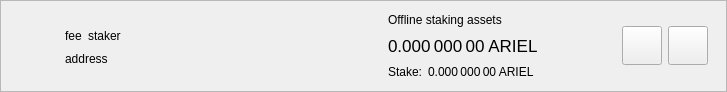
<?xml version="1.0" encoding="UTF-8"?>
<ui version="4.0">
 <class>DelegationItemWidget</class>
 <widget class="QWidget" name="DelegationItemWidget">
  <property name="geometry">
   <rect>
    <x>0</x>
    <y>0</y>
    <width>727</width>
    <height>92</height>
   </rect>
  </property>
  <property name="sizePolicy">
   <sizepolicy hsizetype="Preferred" vsizetype="Maximum">
    <horstretch>0</horstretch>
    <verstretch>0</verstretch>
   </sizepolicy>
  </property>
  <property name="windowTitle">
   <string>Form</string>
  </property>
  <layout class="QVBoxLayout" name="verticalLayout_2">
   <property name="spacing">
    <number>0</number>
   </property>
   <property name="leftMargin">
    <number>0</number>
   </property>
   <property name="topMargin">
    <number>0</number>
   </property>
   <property name="rightMargin">
    <number>0</number>
   </property>
   <property name="bottomMargin">
    <number>0</number>
   </property>
   <item>
    <widget class="QFrame" name="delegationItemFrame">
     <property name="frameShape">
      <enum>QFrame::StyledPanel</enum>
     </property>
     <property name="frameShadow">
      <enum>QFrame::Raised</enum>
     </property>
     <layout class="QHBoxLayout" name="horizontalLayout">
      <property name="topMargin">
       <number>0</number>
      </property>
      <property name="bottomMargin">
       <number>0</number>
      </property>
      <item>
       <widget class="QLabel" name="delegationLogo">
        <property name="sizePolicy">
         <sizepolicy hsizetype="Fixed" vsizetype="Fixed">
          <horstretch>0</horstretch>
          <verstretch>0</verstretch>
         </sizepolicy>
        </property>
        <property name="minimumSize">
         <size>
          <width>40</width>
          <height>40</height>
         </size>
        </property>
        <property name="alignment">
         <set>Qt::AlignCenter</set>
        </property>
       </widget>
      </item>
      <item>
       <widget class="QStackedWidget" name="stackedWidget">
        <property name="currentIndex">
         <number>0</number>
        </property>
        <widget class="QWidget" name="page">
         <layout class="QHBoxLayout" name="horizontalLayout_4">
          <item>
           <layout class="QHBoxLayout" name="horizontalLayout_3">
            <item>
             <layout class="QVBoxLayout" name="verticalLayout">
              <property name="rightMargin">
               <number>15</number>
              </property>
              <item>
               <spacer name="verticalSpacer_2">
                <property name="orientation">
                 <enum>Qt::Vertical</enum>
                </property>
                <property name="sizeHint" stdset="0">
                 <size>
                  <width>20</width>
                  <height>0</height>
                 </size>
                </property>
               </spacer>
              </item>
              <item alignment="Qt::AlignLeft">
               <widget class="QWidget" name="widgetDelegation" native="true">
                <property name="minimumSize">
                 <size>
                  <width>280</width>
                  <height>0</height>
                 </size>
                </property>
                <layout class="QHBoxLayout" name="horizontalLayout_2" stretch="0,0,1">
                 <property name="leftMargin">
                  <number>0</number>
                 </property>
                 <property name="topMargin">
                  <number>0</number>
                 </property>
                 <property name="rightMargin">
                  <number>0</number>
                 </property>
                 <property name="bottomMargin">
                  <number>0</number>
                 </property>
                 <item alignment="Qt::AlignLeft">
                  <widget class="QLabel" name="labelFee">
                   <property name="text">
                    <string>fee</string>
                   </property>
                   <property name="textInteractionFlags">
                    <set>Qt::LinksAccessibleByMouse|Qt::TextSelectableByMouse</set>
                   </property>
                  </widget>
                 </item>
                 <item alignment="Qt::AlignLeft">
                  <widget class="QLabel" name="labelStaker">
                   <property name="text">
                    <string>staker</string>
                   </property>
                   <property name="textInteractionFlags">
                    <set>Qt::LinksAccessibleByMouse|Qt::TextSelectableByMouse</set>
                   </property>
                  </widget>
                 </item>
                 <item>
                  <spacer name="horizontalSpacer">
                   <property name="orientation">
                    <enum>Qt::Horizontal</enum>
                   </property>
                   <property name="sizeType">
                    <enum>QSizePolicy::Minimum</enum>
                   </property>
                   <property name="sizeHint" stdset="0">
                    <size>
                     <width>0</width>
                     <height>20</height>
                    </size>
                   </property>
                  </spacer>
                 </item>
                </layout>
               </widget>
              </item>
              <item alignment="Qt::AlignLeft">
               <widget class="QLabel" name="labelAddress">
                <property name="text">
                 <string>address</string>
                </property>
                <property name="textInteractionFlags">
                 <set>Qt::LinksAccessibleByMouse|Qt::TextSelectableByMouse</set>
                </property>
               </widget>
              </item>
              <item>
               <spacer name="verticalSpacer">
                <property name="orientation">
                 <enum>Qt::Vertical</enum>
                </property>
                <property name="sizeHint" stdset="0">
                 <size>
                  <width>20</width>
                  <height>0</height>
                 </size>
                </property>
               </spacer>
              </item>
             </layout>
            </item>
            <item>
             <widget class="QWidget" name="vLineAssets" native="true">
              <property name="minimumSize">
               <size>
                <width>1</width>
                <height>0</height>
               </size>
              </property>
             </widget>
            </item>
            <item>
             <widget class="QWidget" name="widgetStakingAssets" native="true">
              <property name="sizePolicy">
               <sizepolicy hsizetype="Minimum" vsizetype="Preferred">
                <horstretch>0</horstretch>
                <verstretch>0</verstretch>
               </sizepolicy>
              </property>
              <layout class="QVBoxLayout" name="verticalLayout_3">
               <property name="leftMargin">
                <number>15</number>
               </property>
               <property name="topMargin">
                <number>0</number>
               </property>
               <property name="rightMargin">
                <number>15</number>
               </property>
               <property name="bottomMargin">
                <number>0</number>
               </property>
               <item>
                <widget class="QLabel" name="labelAssetsText">
                 <property name="text">
                  <string>Offline staking assets</string>
                 </property>
                 <property name="alignment">
                  <set>Qt::AlignLeading|Qt::AlignLeft|Qt::AlignVCenter</set>
                 </property>
                </widget>
               </item>
               <item>
                <widget class="QLabel" name="labelAssets">
                 <property name="font">
                  <font>
                   <pointsize>13</pointsize>
                  </font>
                 </property>
                 <property name="cursor">
                  <cursorShape>IBeamCursor</cursorShape>
                 </property>
                 <property name="toolTip">
                  <string>Your current spendable balance</string>
                 </property>
                 <property name="text">
                  <string notr="true">0.000 000 00 ARIEL</string>
                 </property>
                 <property name="alignment">
                  <set>Qt::AlignLeading|Qt::AlignLeft|Qt::AlignVCenter</set>
                 </property>
                 <property name="textInteractionFlags">
                  <set>Qt::LinksAccessibleByMouse|Qt::TextSelectableByMouse</set>
                 </property>
                </widget>
               </item>
               <item>
                <layout class="QHBoxLayout" name="horizontalLayout_6">
                 <property name="spacing">
                  <number>6</number>
                 </property>
                 <item>
                  <widget class="QLabel" name="labelStakeText">
                   <property name="sizePolicy">
                    <sizepolicy hsizetype="Maximum" vsizetype="Preferred">
                     <horstretch>0</horstretch>
                     <verstretch>0</verstretch>
                    </sizepolicy>
                   </property>
                   <property name="text">
                    <string>Stake:</string>
                   </property>
                   <property name="alignment">
                    <set>Qt::AlignLeading|Qt::AlignLeft|Qt::AlignVCenter</set>
                   </property>
                  </widget>
                 </item>
                 <item>
                  <widget class="QLabel" name="labelStake">
                   <property name="text">
                    <string>0.000 000 00 ARIEL</string>
                   </property>
                   <property name="alignment">
                    <set>Qt::AlignLeading|Qt::AlignLeft|Qt::AlignVCenter</set>
                   </property>
                   <property name="textInteractionFlags">
                    <set>Qt::LinksAccessibleByMouse|Qt::TextSelectableByMouse</set>
                   </property>
                  </widget>
                 </item>
                 <item>
                  <spacer name="horizontalSpacer_4">
                   <property name="orientation">
                    <enum>Qt::Horizontal</enum>
                   </property>
                   <property name="sizeType">
                    <enum>QSizePolicy::Minimum</enum>
                   </property>
                   <property name="sizeHint" stdset="0">
                    <size>
                     <width>0</width>
                     <height>0</height>
                    </size>
                   </property>
                  </spacer>
                 </item>
                </layout>
               </item>
              </layout>
             </widget>
            </item>
            <item>
             <spacer name="horizontalSpacer_2">
              <property name="orientation">
               <enum>Qt::Horizontal</enum>
              </property>
              <property name="sizeHint" stdset="0">
               <size>
                <width>193</width>
                <height>20</height>
               </size>
              </property>
             </spacer>
            </item>
            <item>
             <widget class="QToolButton" name="buttonSplit">
              <property name="text">
               <string/>
              </property>
              <property name="iconSize">
               <size>
                <width>32</width>
                <height>32</height>
               </size>
              </property>
             </widget>
            </item>
            <item>
             <widget class="QToolButton" name="buttonRemove">
              <property name="text">
               <string/>
              </property>
              <property name="iconSize">
               <size>
                <width>32</width>
                <height>32</height>
               </size>
              </property>
             </widget>
            </item>
           </layout>
          </item>
         </layout>
        </widget>
        <widget class="QWidget" name="page_2">
         <layout class="QHBoxLayout" name="horizontalLayout_5">
          <item>
           <widget class="QLabel" name="labelNewDelegation">
            <property name="text">
             <string>Add new delegations</string>
            </property>
           </widget>
          </item>
          <item>
           <spacer name="horizontalSpacer_3">
            <property name="orientation">
             <enum>Qt::Horizontal</enum>
            </property>
            <property name="sizeHint" stdset="0">
             <size>
              <width>408</width>
              <height>20</height>
             </size>
            </property>
           </spacer>
          </item>
          <item>
           <widget class="QToolButton" name="buttonRestore">
            <property name="text">
             <string/>
            </property>
            <property name="iconSize">
             <size>
              <width>32</width>
              <height>32</height>
             </size>
            </property>
           </widget>
          </item>
          <item>
           <widget class="QToolButton" name="buttonAdd">
            <property name="text">
             <string/>
            </property>
            <property name="iconSize">
             <size>
              <width>32</width>
              <height>32</height>
             </size>
            </property>
           </widget>
          </item>
         </layout>
        </widget>
       </widget>
      </item>
     </layout>
    </widget>
   </item>
  </layout>
 </widget>
 <resources/>
 <connections/>
</ui>
